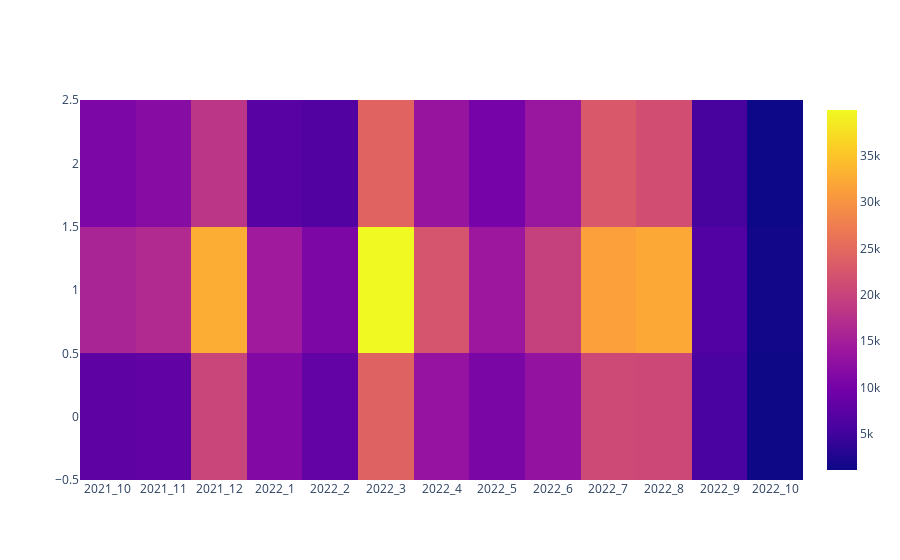

The cell this chart's notebook holds for it:
### Code cell
import plotly.graph_objects as go

fig = go.Figure(data=go.Heatmap(
                   x=freq_month["date"],
                   y=freq_month["topic"],
                   z=freq_month["freq"],
                   hoverongaps = True))
fig.show()

### Figure 1 — Plotly figure (JSON) as saved in the notebook; plotly's stock layout.template omitted (floating-point values rounded to 4 significant figures)
{"data": [{"hoverongaps": true, "type": "heatmap", "x": ["2021_10", "2021_10", "2021_10", "2021_11", "2021_11", "2021_11", "2021_12", "2021_12", "2021_12", "2022_1", "2022_1", "2022_1", "2022_2", "2022_2", "2022_2", "2022_3", "2022_3", "2022_3", "2022_4", "2022_4", "2022_4", "2022_5", "2022_5", "2022_5", "2022_6", "2022_6", "2022_6", "2022_7", "2022_7", "2022_7", "2022_8", "2022_8", "2022_8", "2022_9", "2022_9", "2022_9", "2022_10", "2022_10", "2022_10"], "y": [2, 1, 0, 1, 2, 0, 2, 0, 1, 1, 0, 2, 1, 0, 2, 2, 1, 0, 0, 2, 1, 2, 0, 1, 0, 2, 1, 2, 1, 0, 2, 0, 1, 2, 1, 0, 2, 0, 1], "z": [10736, 15727, 7744, 16664, 11935, 8010, 18196, 20318, 32707, 14449, 11368, 7136, 10908, 8243, 6582, 24232, 39916, 24096, 13320, 13522, 22258, 10058, 10668, 14086, 13119, 13753, 19642, 22797, 31378, 20891, 21494, 20743, 32232, 5579, 6633, 5789, 1102, 1167, 1549]}], "layout": {}}
